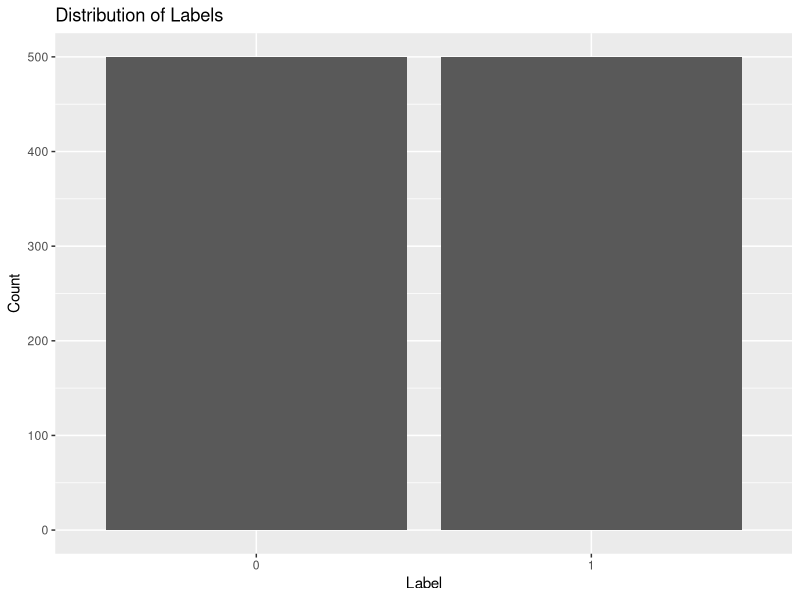

Source code (R):
## ---- chunk 1
library(glue)

training_labels <- read.csv("data/train.csv")
number_missing <- sum(is.na(training_labels))
cat(glue("Number of missing values: {number_missing}\n"))
## ---- chunk 2

library(ggplot2)
library(dplyr)

# Assuming your DataFrame is named training_labels
ggplot(training_labels, aes(x = factor(label))) +
  geom_bar() +
  labs(
    title = "Distribution of Labels",
    x = "Label",
    y = "Count"
  )

## ---- chunk 3


# # Assuming your DataFrame is named training_labels
# 
# # Subset the DataFrame into two groups: label == 0 and label == 1
# label_0 <- training_labels[training_labels$label == 0, ]
# label_1 <- training_labels[training_labels$label == 1, ]
# 
# # Randomly sample 500 rows from each group
# set.seed(123)  # For reproducibility
# sampled_label_0 <- label_0[sample(nrow(label_0), 500), ]
# sampled_label_1 <- label_1[sample(nrow(label_1), 500), ]
# 
# # Combine the sampled subsets into a single DataFrame
# sampled_training_labels <- rbind(sampled_label_0, sampled_label_1)

## ---- chunk 4

# # Set the working directory to where the .png files and train.csv are located
# setwd("data/")
# 
# # Read the train.csv file
# train_df <- read.csv("train.csv")
# 
# # Extract the list of image names from train.csv
# image_files_to_keep <- train_df$image_name  # Adjust column name if necessary
# 
# # Get the list of all .png files in the current directory
# all_png_files <- list.files(pattern = "\\.png$")
# 
# # Identify files to delete (not in train.csv)
# files_to_delete <- setdiff(all_png_files, image_files_to_keep)
# 
# # Delete the unwanted .png files
# if (length(files_to_delete) > 0) {
#   file.remove(files_to_delete)
#   message(length(files_to_delete), " files deleted.")
# } else {
#   message("No files to delete.")
# }

